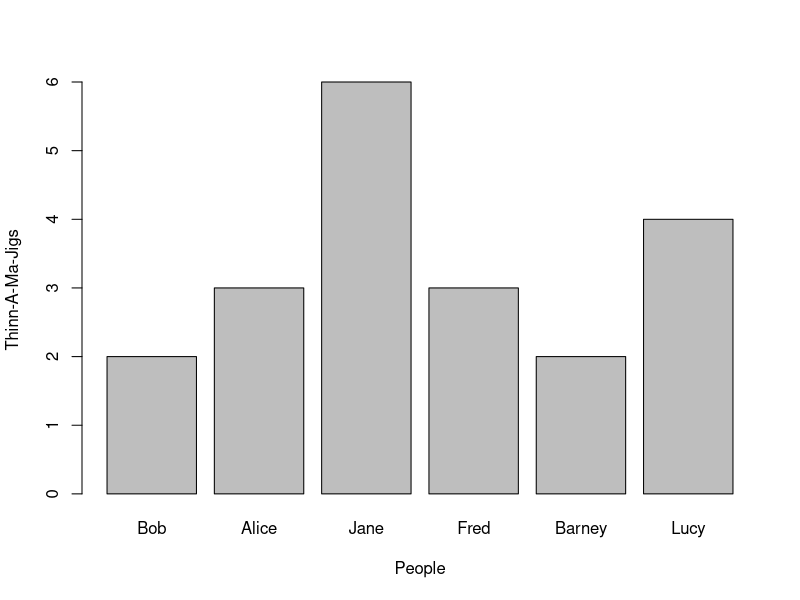
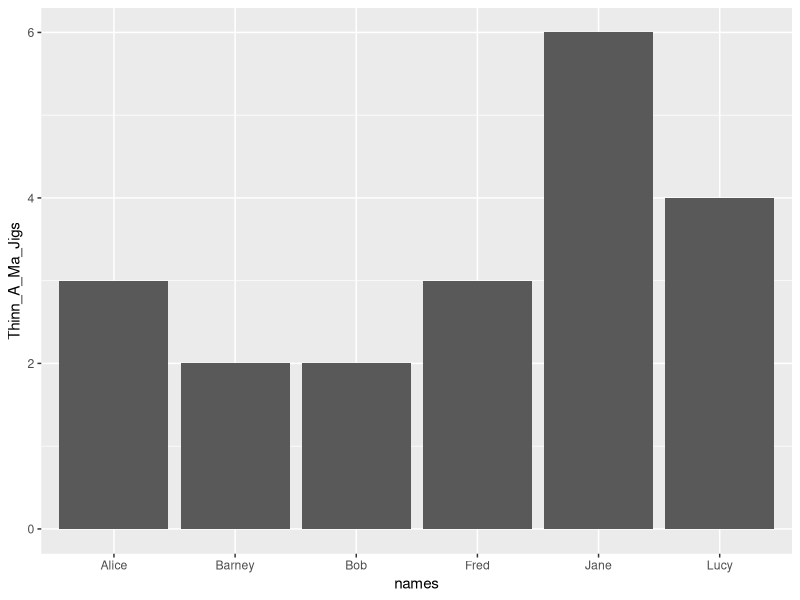
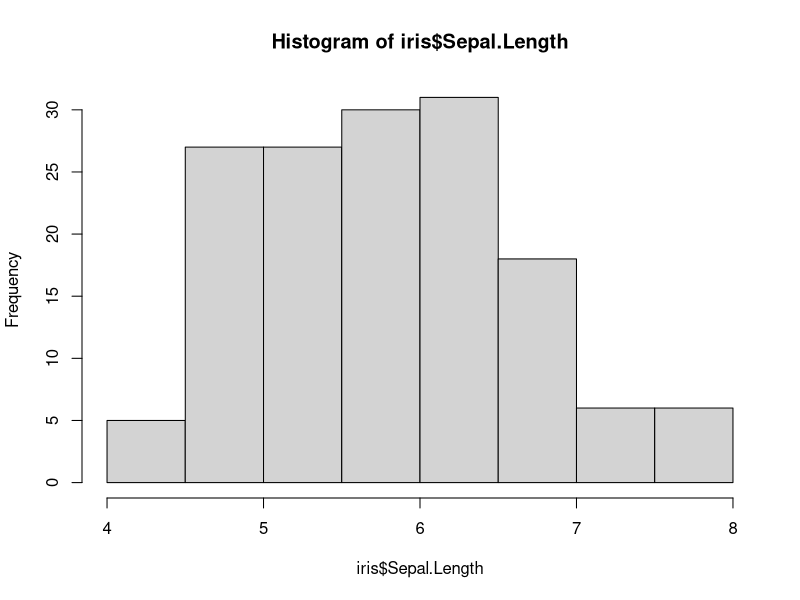
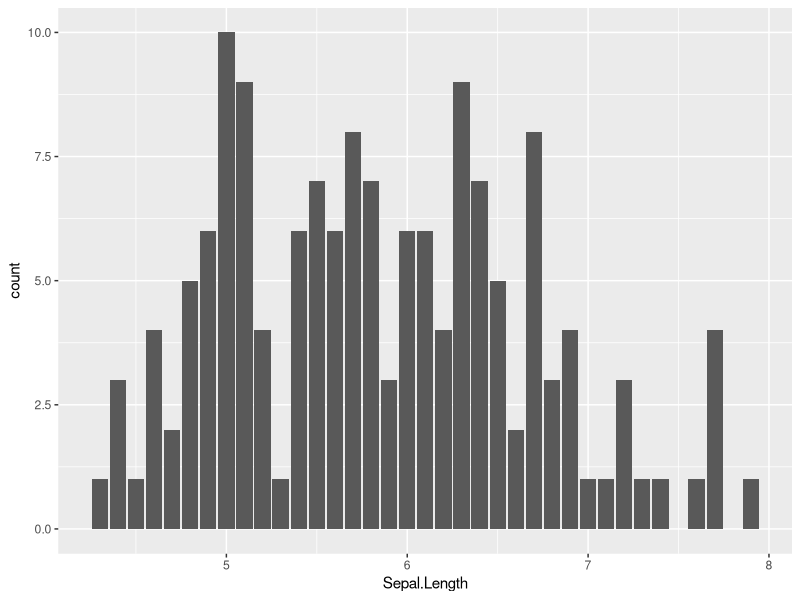
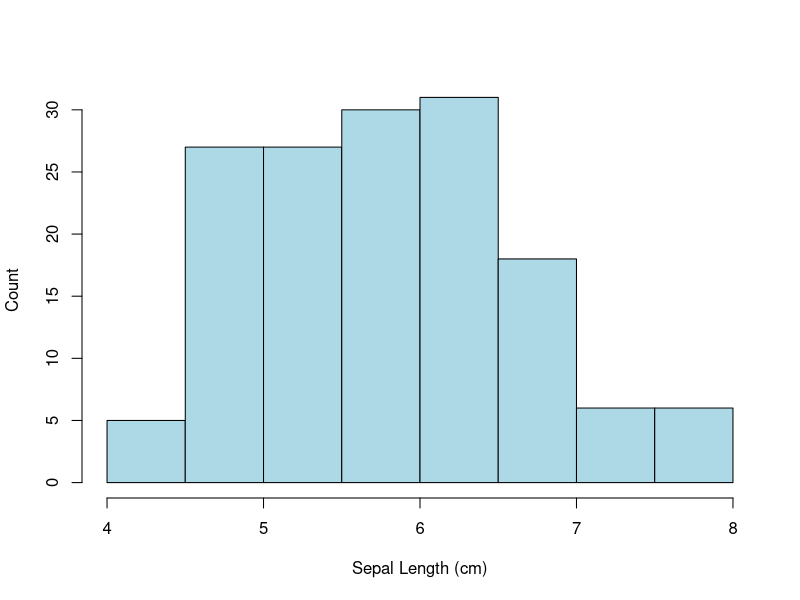
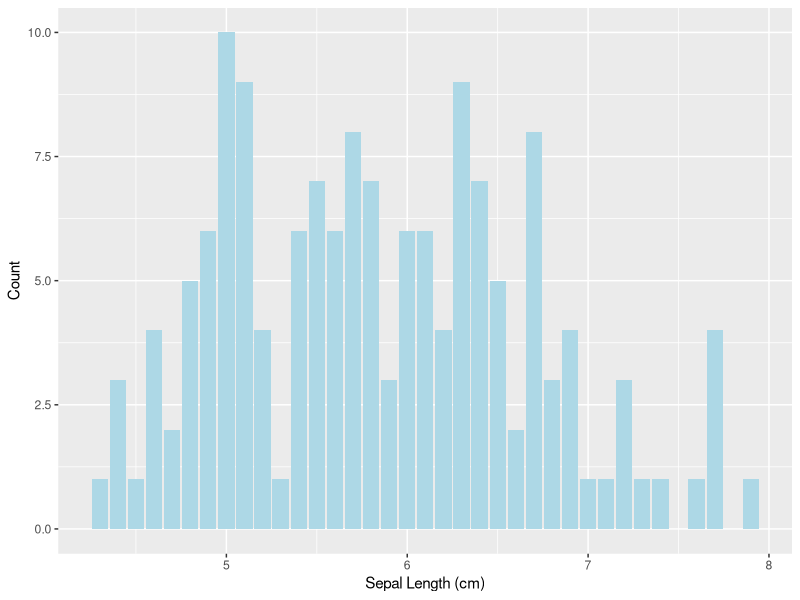
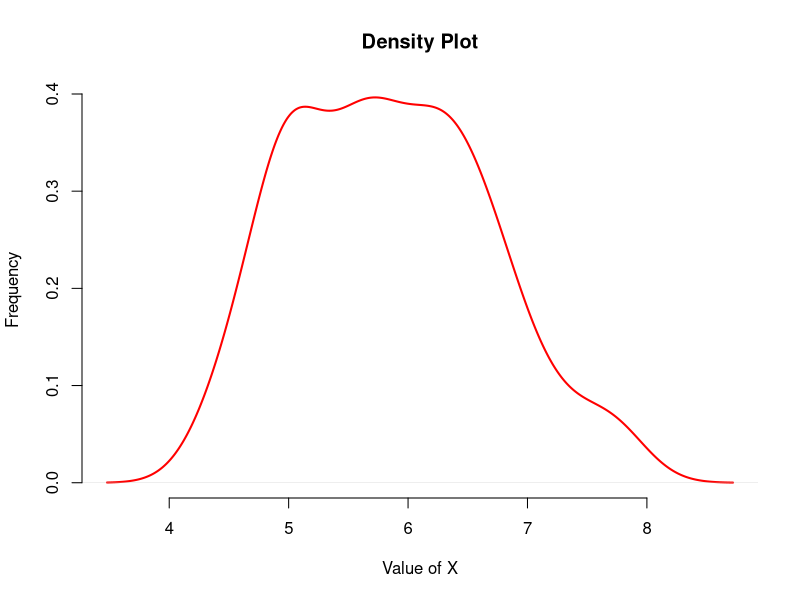
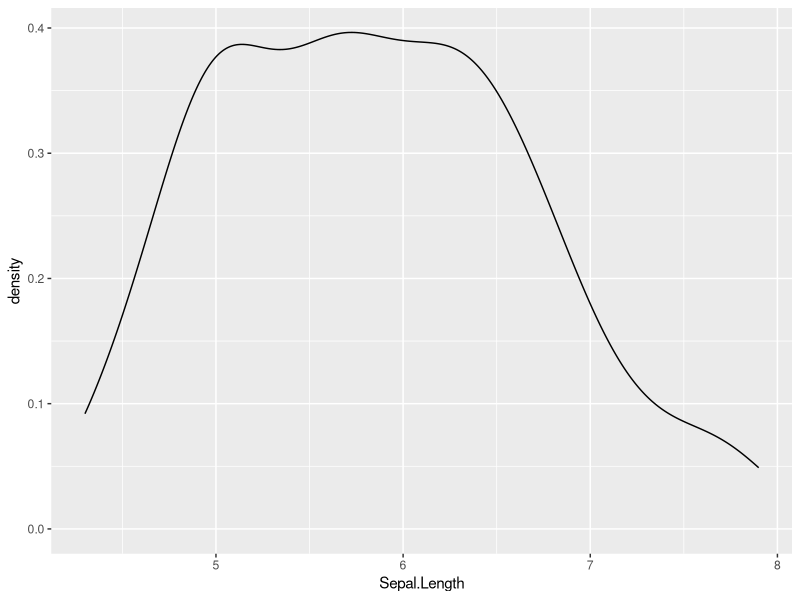

Generate these figures, in order, with R:
## ---- chunk 1
summary(iris)
## ---- chunk 2
x <- c(2, 3, 6, 3, 2, 4)
names(x) <- c("Bob", "Alice", "Jane", "Fred", "Barney", "Lucy")
x
## ---- chunk 3
barplot(x, xlab = "People", ylab = "Thinn-A-Ma-Jigs")
## ---- chunk 4
library(ggplot2)
df <- data.frame(Thinn_A_Ma_Jigs=x,names=names(x))
ggplot( df, aes(x=names,y=Thinn_A_Ma_Jigs)) + geom_bar(stat="identity")
## ---- chunk 5
h <- hist(iris$Sepal.Length)
## ---- chunk 6
names(h)
## ---- chunk 7
h
## ---- chunk 8
ggplot( iris, aes(x=Sepal.Length)) + geom_bar()
## ---- chunk 9
x <- hist( iris$Sepal.Length,xlab="Sepal Length (cm)", 
           ylab="Count", main="", col="lightblue")
## ---- chunk 10
ggplot( iris, aes(x=Sepal.Length)) + geom_bar(fill="lightblue") + 
  xlab("Sepal Length (cm)") + ylab("Count")
## ---- chunk 11
d <- density( iris$Sepal.Length) 
attributes(d)
## ---- chunk 12
plot( d, col = "red", lwd = 2, 
      xlab = "Value of X", ylab = "Frequency", 
      bty = "n", main = "Density Plot")
## ---- chunk 13
ggplot( iris, aes(x=Sepal.Length)) + geom_density()
## ---- chunk 14
by( iris$Sepal.Length, iris$Species, mean)
## ---- chunk 15
d.setosa <- iris$Sepal.Length[ iris$Species=="setosa" ]
d.versicolor <- iris$Sepal.Length[ iris$Species=="versicolor" ]
d.virginica <- iris$Sepal.Length[ iris$Species=="virginica" ]
d.se <- density( d.setosa )
d.ve <- density( d.versicolor )
d.vi <- density( d.virginica )
## ---- chunk 16
plot(d.se,xlim=c(4,8),col="red", lwd=2, bty="n", 
     xlab="Sepal Length (cm)", main="Sepal Lengths")
lines( d.ve, xlim=c(4,8), col="green",lwd=2, bty="n")
lines( d.vi, xlim=c(4,8), col="blue", lwd=2, bty="n")
legend( 6.5,1.1,c("I. setosa", "I. versicolor", "I. virginica"), 
        col=c("red","green","blue"), lwd=2,bty="n")
## ---- chunk 17
ggplot(iris, aes(Sepal.Length,color=Species)) + geom_density()
## ---- chunk 18
ggplot(iris, aes(Sepal.Length,fill=Species)) + geom_density( alpha=0.8)
## ---- chunk 19
breaks <- seq(4,8,by=0.2)
h.se <- hist(d.setosa, breaks=breaks, plot = FALSE)
h.ve <- hist(d.versicolor, breaks=breaks, plot=FALSE)
h.vi <- hist(d.virginica, breaks=breaks, plot=FALSE)
vals <- rbind( h.se$counts, h.ve$counts, h.vi$counts )
rownames(vals) <- levels(iris$Species)
colnames(vals) <- breaks[1:20]
vals
## ---- chunk 20
barplot(vals,xlab="Sepal Length", ylab="Frequency")
## ---- chunk 21
barplot(vals,xlab="Sepal Length", ylab="Frequency", col=c("red","green","blue"), beside=TRUE)
legend(60, 10, c("I. setosa", "I. versicolor", "I. virginica"), fill = c("red", "green", "blue"), bty="n")
## ---- chunk 22
ggplot( iris, aes(x=Sepal.Length, fill=Species)) + geom_histogram()
## ---- chunk 23
ggplot( iris, aes(x=Sepal.Length, fill=Species)) + geom_histogram(position="dodge")
## ---- chunk 24
boxplot(Sepal.Length ~ Species, data=iris, notch=TRUE, 
        xlab="Species", ylab="Sepal Length (cm)", 
        frame.plot=FALSE)
## ---- chunk 25
ggplot(iris, aes(x=Species, y=Sepal.Length)) + 
  geom_boxplot(notch = TRUE) + 
  xlab("Iris Species") + ylab("Sepal Width (cm)")
## ---- chunk 26
plot( iris$Sepal.Length, iris$Sepal.Width, 
      pch=as.numeric(iris$Species), bty="n", 
      xlab="Sepal Length (cm)", ylab="Sepal Width (cm)")
legend( 6.75, 4.3, c("I. setosa", "I. versicolor", "I. virginica"), 
        pch=1:3, bty="n")
## ---- chunk 27
plot(1:25,1:25,pch=1:25, bty="n", xlab="pch", ylab="pch")
## ---- chunk 28
ggplot(iris,aes(x=Sepal.Length,y=Sepal.Width, shape=Species)) + geom_point()
## ---- chunk 29
ggplot( iris, aes(x=Sepal.Width, y=Sepal.Length ) ) + 
  geom_point() + facet_grid(Species~.) + 
  xlab("Sepal Width (cm)") + ylab("Sepal Length")
## ---- chunk 30
names( par() )
## ---- chunk 31
par()$mfrow
## ---- chunk 32
par(mfrow=c(2,2))
plot( lm( Sepal.Length ~ Sepal.Width, data=iris))
## ---- chunk 33
plot(Sepal.Length ~ Sepal.Width, data=iris)
## ---- chunk 34
par(mfrow=c(1,1))
plot(Sepal.Length ~ Sepal.Width, data=iris)
## ---- chunk 35
length(colors())
## ---- chunk 36
colors()[ sample.int( length(colors()), size=20) ]
## ---- chunk 37
colors <- c("royalblue1", "orange1", "green3")
cols <- colors[ iris$Species ]
plot( Sepal.Width ~ Sepal.Length, data=iris, 
      col=cols, xlab="Sepal Length (cm)", ylab="Sepal Width (cm)", 
      bty="n", pch=16)
## ---- chunk 38
rainbow(10)
## ---- chunk 39
library(RColorBrewer)
display.brewer.all()
## ---- chunk 40
p <- ggplot(iris,aes(x=Sepal.Length,y=Sepal.Width, color=Species)) + geom_point() 
p <- p + xlab("Sepal Length (cm)") + ylab("Sepal Width (cm)")
p + scale_color_brewer(type="div", palette=6)
